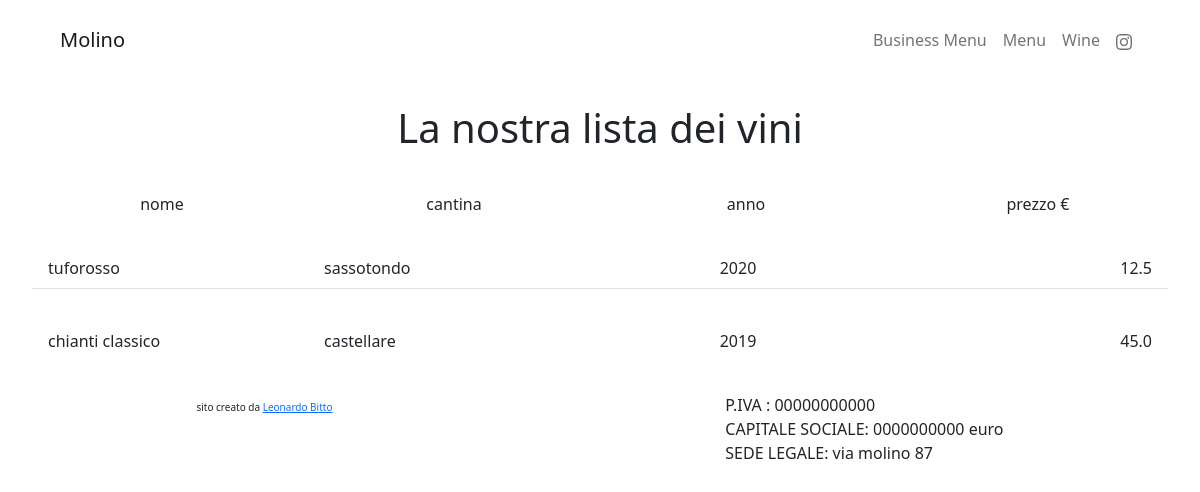
Before: /wine with the older database file.
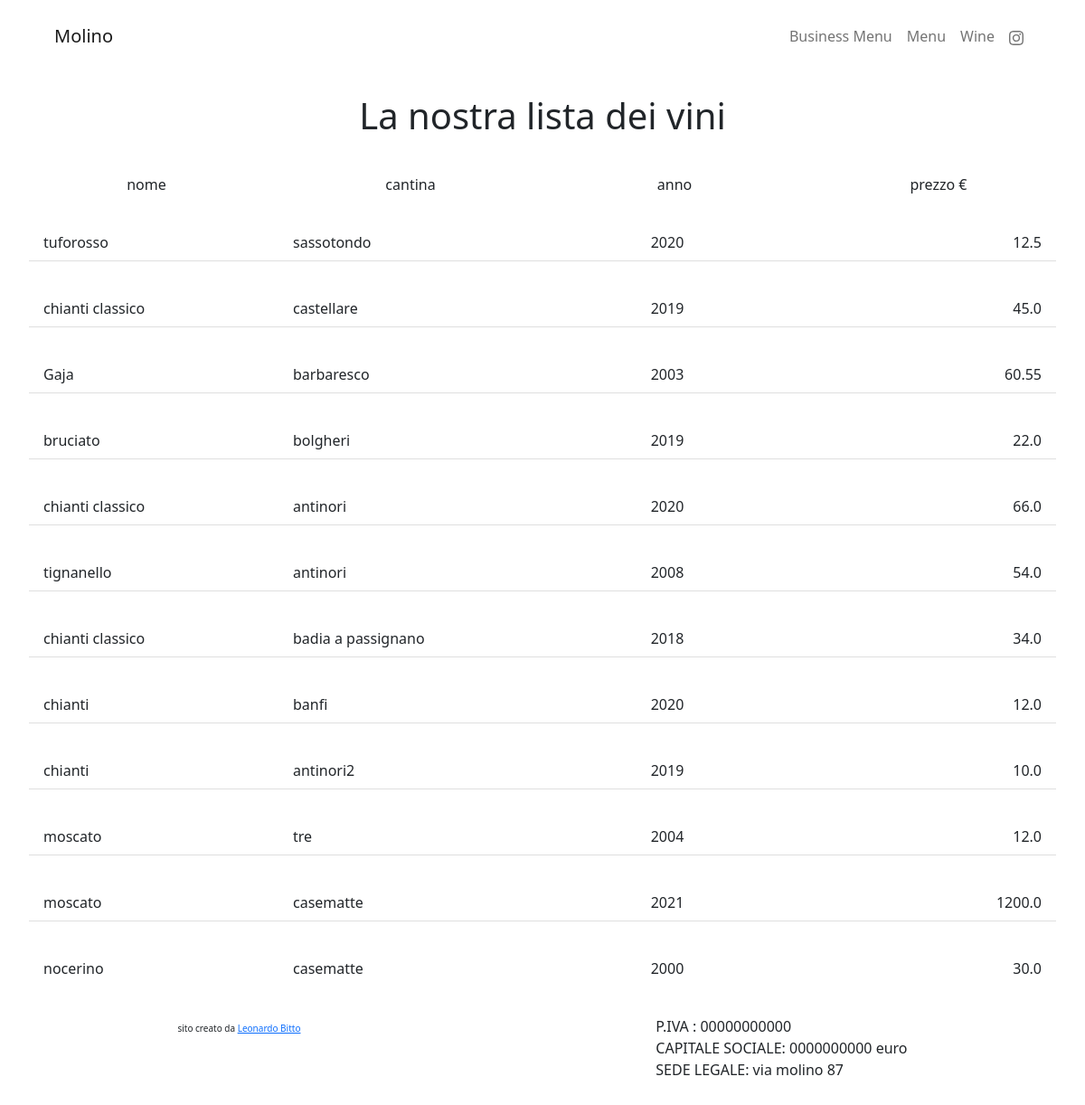
After: the same page with the newer database file.
### website/models.py (models this page shows, shortened)
class Wine(models.Model):
    name = models.CharField(max_length=100, null=True)
    cellar = models.CharField(max_length=100, blank=True, null=True)
    description = models.TextField(blank=True, null = True)
    price_from_vendor = models.IntegerField()
    price_to_public = models.FloatField()
    bottles_in_our_cellar = models.IntegerField(blank = True, null=True)
    year = models.IntegerField(blank=True, null=True)

### website/views.py (the view)
# urls.py: path('wine', views.wine, name="wine"),
def wine(request):
    wine = Wine.objects.filter(bottles_in_our_cellar__gt = 0)
    context={
        'wines':wine,
    }
    return render(request, 'website/wine.html', context)

### website/templates/website/wine.html
{% extends "website/base.html" %}
{% load static %}
{% block content %}
<h2 class="text-center fs-1 mx-auto p-4"> La nostra lista dei vini </h2>
<div class="flex-row d-flex justify-content-around fw-lighter  m-3">
        <span class="col-3 text-center"> nome </span>
        <span class="col-3 d-none d-md-block text-center"> cantina </span>
        <span class="col-3 text-center"> anno </span>
        <span class="col-3 d-none d-sm-block text-center"> prezzo € </span>
</div>
<ul class="list-group list-group-flush m-3 ">
{% for wine in wines %}
    <li class="list-group-item d-flex justify-content-around m-3">
        <span class="col-3"> {{ wine.name }} </span>
        <span class="col-3 d-none d-md-block"> {{ wine.cellar }} </span>
        <span class="col-3 text-center"> {{ wine.year }} </span>
        <span class="col-3 d-none d-sm-block text-end"> {{ wine.price_to_public }} </span>
    </li>
{% endfor %}
</ul>
{% endblock %}

### website/templates/website/base.html (shortened to what this page needs)
{% load static %}
<!DOCTYPE html>
<html>
    <head>
        <link href="https://cdn.jsdelivr.net/npm/bootstrap@5.2.3/dist/css/bootstrap.min.css" rel="stylesheet">
        <link rel="stylesheet" type="text/css" href="{% static 'css/mqCarousel.css' %}" />
    </head>
    <body style="max-height:115vh; max-width:100vw; min-height:115vh">
        {% include "website/navbar.html" %}
        {% block content %} {% endblock %}
        <footer class="d-flex flex-row justify-content-around" style="max-height:15vh; min-height:15vh">
            <div class="">
                <span class="" style="font-size:10px"> sito creato da <a href="https://github.com/leoBitto">Leonardo Bitto</a> </span>
            </div>
            <div class="d-flex flex-column ">
                <span class="">P.IVA : 00000000000</span>
                <span class="">CAPITALE SOCIALE: 0000000000 euro</span>
                <span class="">SEDE LEGALE: via molino 87</span>
            </div>
        </footer>
    </body>
</html>

### website/templates/website/navbar.html (shortened to what this page needs)
{% load static %}
{% block navbar %}
<nav class="navbar navbar-expand-sm navbar-ligth px-sm-5 px-0"  style="min-height:10vh; z-index:1000;">
  <div class="container-fluid">
    <a class="navbar-brand" href="{% url 'landing' %}">Molino</a>
    <div class="collapse navbar-collapse justify-content-end" id="navbarNavAltMarkup">
      <div class="navbar-nav ">
        <a class="nav-link" aria-current="page" href="{% url 'business_menu' %}">Business Menu</a>
        <a class="nav-link" href="{% url 'menu' %}">Menu</a>
        <a class="nav-link" href="{% url 'wine' %}">Wine</a>
        <a class="nav-link" href="https://www.instagram.com/molinotrattoria/"></a>
      </div>
    </div>
  </div>
</nav>
{% endblock %}

Changed rows visible on the page:
added Wine: name "Gaja", cellar "barbaresco", year "2003", price_to_public "60.55"
added Wine: name "bruciato", cellar "bolgheri", year "2019", price_to_public "22.0"
added Wine: name "chianti classico", cellar "antinori", year "2020", price_to_public "66.0"
added Wine: name "tignanello", cellar "antinori", year "2008", price_to_public "54.0"
added Wine: name "chianti classico", cellar "badia a passignano", year "2018", price_to_public "34.0"
added Wine: name "chianti", cellar "banfi", year "2020", price_to_public "12.0"
added Wine: name "chianti", cellar "antinori2", year "2019", price_to_public "10.0"
added Wine: name "moscato", cellar "tre", year "2004", price_to_public "12.0"
added Wine: name "moscato", cellar "casematte", year "2021", price_to_public "1200.0"
added Wine: name "nocerino", cellar "casematte", year "2000", price_to_public "30.0"
